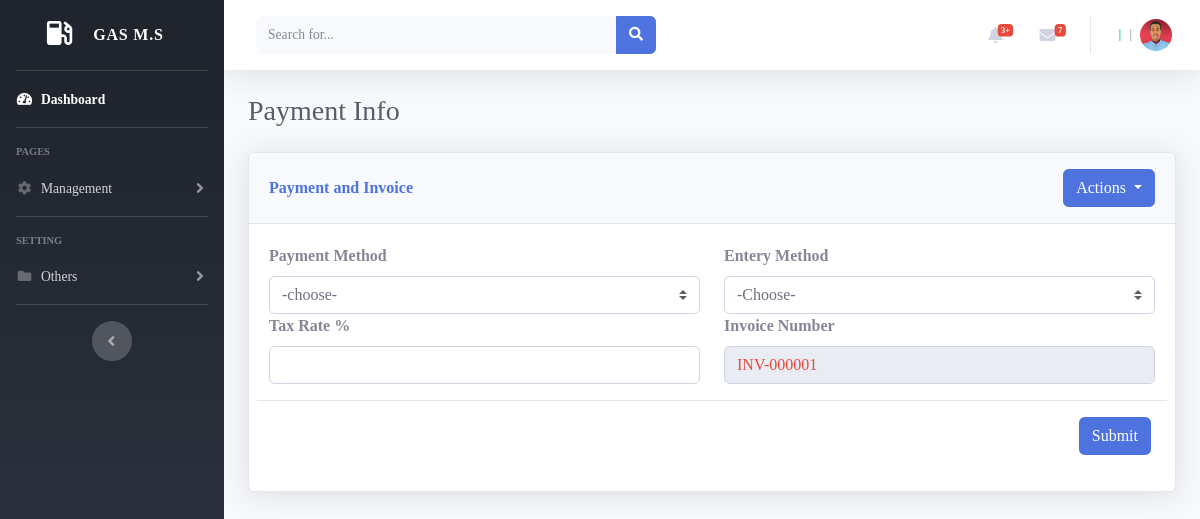
Page /payment.php?transaction_no=GMS-433857 (signed in) on the earlier database version.
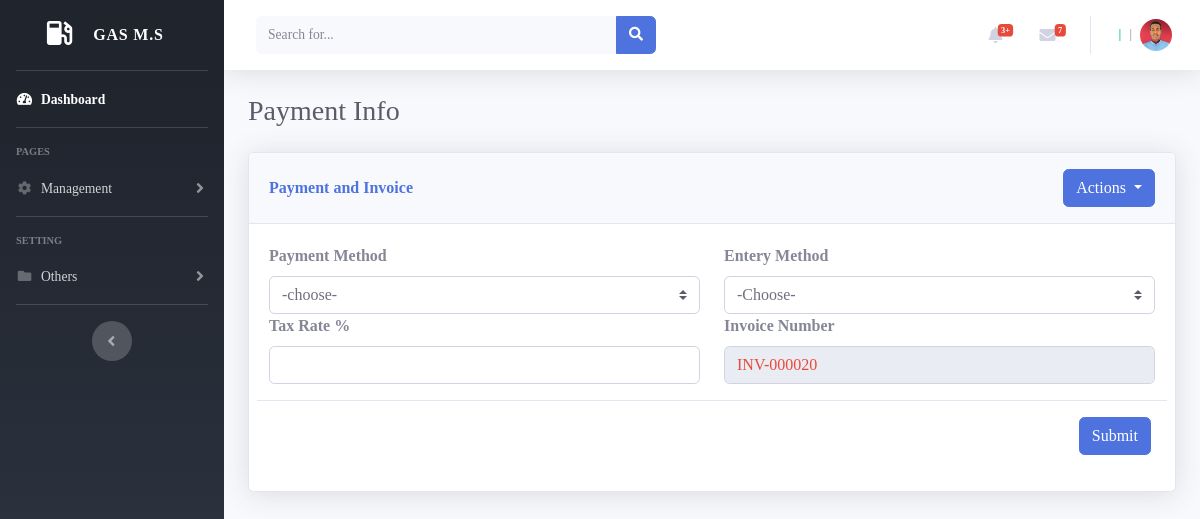
Same page on the later database version.
### tables this page shows
CREATE TABLE `sales` (
  `id` int NOT NULL,
  `atendentID` int NOT NULL,
  `transaction_no` varchar(255) NOT NULL,
  `fuelType` varchar(255) NOT NULL,
  `pumpNo` varchar(255) NOT NULL,
  `unitPrice` decimal(8,2) NOT NULL,
  `preRead` int NOT NULL,
  `curRead` int NOT NULL,
  `ltrSold` decimal(8,2) NOT NULL,
  `amount` decimal(8,2) NOT NULL,
  `payment_method` varchar(50) DEFAULT NULL,
  `entry_method` varchar(50) DEFAULT NULL,
  `tax` decimal(8,2) DEFAULT NULL,
  `invoice_no` varchar(50) DEFAULT NULL,
  `stationID` int NOT NULL,
  `created_at` datetime NOT NULL DEFAULT CURRENT_TIMESTAMP
);

### includes/dbManager.php (called while the page is built, shortened)
<?php
function getConnection(
    $host = "localhost",
    $user = "root",
    $password = "",
    $databasename = "fms"
) {
    $conn = new mysqli($host, $user, $password, $databasename);
    return $conn;
}
?>
    <?php
function getNewInvoice()
{
    $conn = getConnection();
    $result = $conn->query("SELECT invoice_no FROM sales ORDER BY id DESC LIMIT 1,1");
    $lastInvoice = $result->fetch_all(MYSQLI_ASSOC);
    if (!empty($lastInvoice) && !empty($lastInvoice[0]['invoice_no'])) {
        $lastNumber = $lastInvoice[0]['invoice_no'];
        $number = (int) str_replace('INV-', '', $lastNumber);
        $newInvoice = 'INV-' . str_pad($number + 1, 6, '0', STR_PAD_LEFT);
    } else {
        $newInvoice = 'INV-000001';
    }
    return $newInvoice;
}
    ?>

### payment.php (the view, shortened to what this page needs)
<?php
include("view/partials/head.php");
include("includes/dbManager.php");
?>
<body id="page-top">
    <div id="wrapper">
        <?php
        include("view/partials/sidebar.php");
        ?>
        <div id="content-wrapper" class="d-flex flex-column">
            <div id="content">
                <?php
                include("view/partials/nav.php");
                ?>
                <div class="container-fluid">
                    <div class="d-sm-flex align-items-center justify-content-between mb-4">
                        <h1 class="h3 mb-0 text-gray-800">Payment Info</h1>
                    </div>
                    <div class="card shadow mb-4">
                        <div class="card-header py-3  d-flex justify-content-between align-items-center">
                            <h6 class="m-0 font-weight-bold text-primary">Payment and Invoice</h6>
                            <div class="actions">
                                <div class="dropdown  bg-white ">
                                    <button class="btn btn-primary dropdown-toggle" type="button" id="dropdownMenu2" data-toggle="dropdown" aria-haspopup="true" aria-expanded="false">
                                        Actions
                                    </button>
                                </div>
                            </div>
                        </div>
                        <div class="card-body">
                            <form action="includes/dbManager.php" method="post">
                                <div class="row mb-3 d-flex justify-content-center">
                                    <div class="col d-flex flex-column d-block">
                                        <label for="fuel type" class="font-weight-bold">Payment Method</label>
                                        <select class="custom-select" name="paymentMethod" id="">
                                            <option selected> -choose-</option>
                                        </select>
                                        <label for="fuel type" class="font-weight-bold">Tax Rate %</label>
                                        <input type="text" id="pre_read" name="tax" class="form-control">
                                    </div>
                                    <div class="col d-flex flex-column d-block">
                                        <label for="" class="font-weight-bold">Entery Method</label>
                                        <select class="custom-select" id="fuelType" name="enteryMethod">
                                            <option selected>-Choose-</option>
                                        </select>
                                        <label for="fuel type" class="font-weight-bold">Invoice Number</label>
                                        <?php
                                        $newInvoice = getNewInvoice();
                                        ?>
                                        <input type="text" value="<?php echo $newInvoice; ?>" name="invoiceNo" readonly class="form-control text-danger">
                                    </div>
                                </div>
                                <div class="row">
                                    <div class="col-12 modal-footer">
                                        <button type="submit" name="addPaymentInfo" class="btn btn-primary">Submit</button>
                                    </div>
                                </div>
                            </form>
                        </div>
                    </div>
                </div>
            </div>
        </div>
</body>
</html>

Differences in the rows shown:
added sales: invoiceNo "INV-000020"
Other differences:
form field invoiceNo: "INV-000001" → (not shown)
